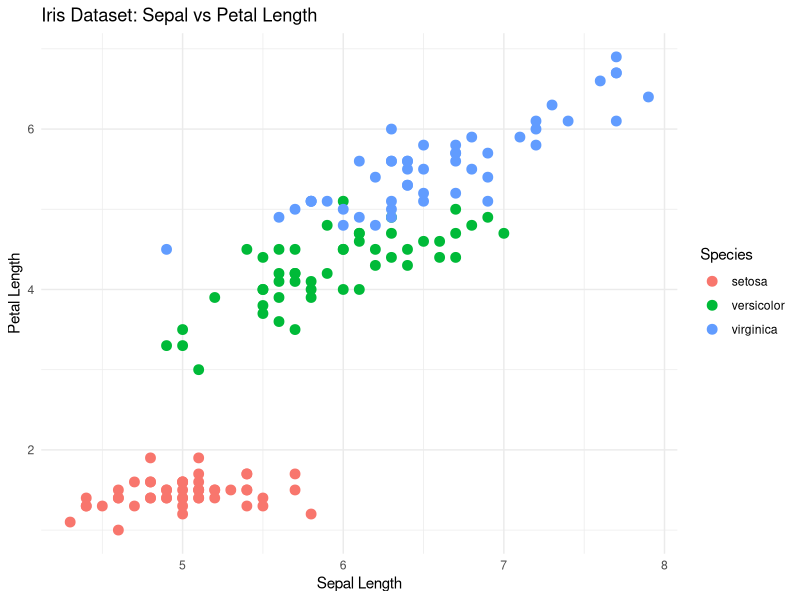

The R source for this figure:
### a) Arguments of sample()
args(sample)

### b) Real-world example of sample()
customers <- paste("Customer", 1:100)
selected_customers <- sample(customers, size = 5, replace = FALSE)
selected_customers

### c) Arguments of median() and using na.rm
args(median)
# Creating a vector with NA values
lvl <- c(12, 45, NA, 38, 29)
### d) Default (na.rm = FALSE) → NA returned if NA exists
median(lvl, na.rm = FALSE)
# With NA removal
median(lvl, na.rm = TRUE)

### e) Utility of which()
# which() returns the indices of TRUE values
ages <- c(15, 22, 30, 17, 40)
which(ages >= 18)  # Positions of adults

### f) Frequency table of categorical data
fruits <- c("Apple", "Banana", "Apple", "Orange", "Banana", "Apple")
table(fruits)

### g) Utility of subset()
# Example dataset
df <- data.frame(Name = c("A", "B", "C", "D"),
                 Age = c(25, 30, 22, 28),
                 City = c("Delhi", "Mumbai", "Delhi", "Chennai"))
# Get only people from Delhi
subset(df, City == "Delhi")
# Get people older than 25 and only select Name, Age columns
subset(df, Age > 25, select = c(Name, Age))

### h) Utility of ifelse()
marks <- c(85, 40, 72, 30, 90)
result <- ifelse(marks >= 50, "Pass", "Fail")
data.frame(marks, result)

### i) Applying ggplot() on iris dataset
install.packages("ggplot2")
library(ggplot2)
# Load the iris dataset explicitly
data("iris")   # ensures iris is available in the environment
# Scatter plot: Sepal.Length vs Petal.Length colored by Species
ggplot(iris, aes(x = Sepal.Length, y = Petal.Length, color = Species)) +
  geom_point(size = 3) +
  theme_minimal() +
  labs(title = "Iris Dataset: Sepal vs Petal Length",
       x = "Sepal Length", 
       y = "Petal Length")
